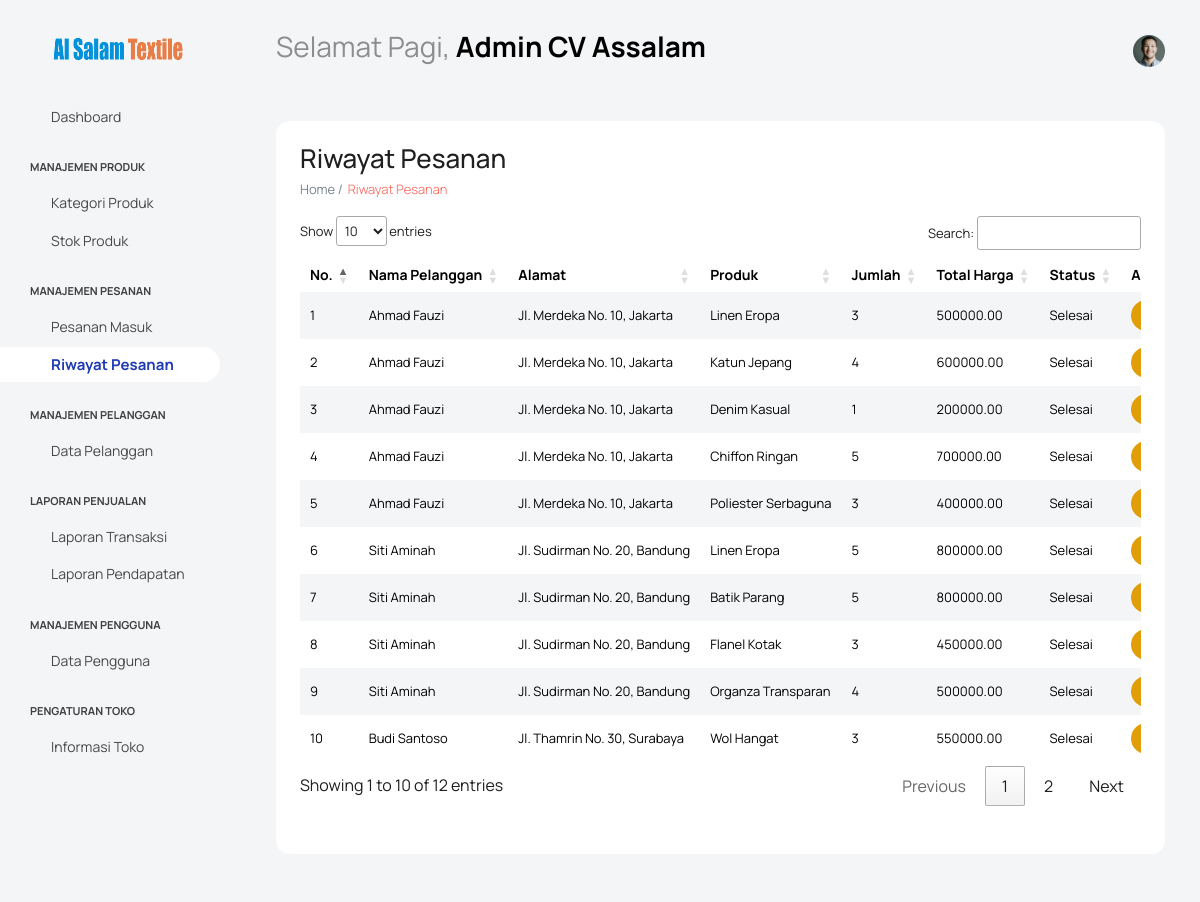
Screenshot of /index.php?page=riwayat-pesanan (signed in) with the database file from the repository.
### tables this page shows
CREATE TABLE IF NOT EXISTS `pesanan` (
  `id` int NOT NULL AUTO_INCREMENT,
  `produk_id` int NOT NULL,
  `pelanggan_id` int DEFAULT NULL,
  `jumlah` int NOT NULL,
  `tanggal_pesanan` datetime NOT NULL,
  `status` enum('masuk','diproses','dikirim','selesai') NOT NULL,
  `total_harga` decimal(10,2) NOT NULL,
  PRIMARY KEY (`id`),
  KEY `pelanggan_id` (`pelanggan_id`)
);

CREATE TABLE IF NOT EXISTS `pelanggan` (
  `id` int NOT NULL AUTO_INCREMENT,
  `nama` varchar(255) NOT NULL,
  `alamat` text,
  `telepon` varchar(20) DEFAULT NULL,
  `email` varchar(255) DEFAULT NULL,
  PRIMARY KEY (`id`)
);

CREATE TABLE IF NOT EXISTS `produk` (
  `id` int NOT NULL AUTO_INCREMENT,
  `nama_produk` varchar(255) NOT NULL,
  `kategori_id` int DEFAULT NULL,
  `harga` decimal(10,2) NOT NULL,
  `stok` int NOT NULL,
  `deskripsi` text,
  PRIMARY KEY (`id`),
  KEY `kategori_id` (`kategori_id`)
);

### src/pages/admin/riwayat-pesanan.php (the view, shortened to what this page needs)
<?php
include('src/config/koneksi.php');
$sql_pesanan = "SELECT
    pesanan.*,
    pelanggan.nama,
    pelanggan.alamat,
    produk.nama_produk
FROM
    pesanan
INNER JOIN
    pelanggan ON pesanan.pelanggan_id = pelanggan.id
INNER JOIN
    produk ON produk.id = pesanan.produk_id
WHERE
    pesanan.status = 'selesai';
";
$result_pesanan = $conn->query($sql_pesanan);
?>
<!DOCTYPE html>
<html lang="en">
<body>
    <div class="col-lg-12 grid-margin stretch-card">
        <div class="card">
            <div class="card-body">
                <h2 class="mb-2">Riwayat Pesanan</h2>
                <p class="card-description"> Home /<code>Riwayat Pesanan</code></p>
                <div class="form-group">
                    <div class="table-responsive">
                        <table id="pesananTable" class="table table-striped">
                            <thead>
                                <tr>
                                    <th>No.</th>
                                    <th>Nama Pelanggan</th>
                                    <th>Alamat</th>
                                    <th>Produk</th>
                                    <th>Jumlah</th>
                                    <th>Total Harga</th>
                                    <th>Status</th>
                                    <?php if ($_SESSION['role'] == 1) {
                                        echo '<th>Actions</th>';
                                    } ?>
                                </tr>
                            </thead>
                            <tbody>
                                <?php
                                if ($result_pesanan->num_rows > 0) {
                                    $no = 1;
                                    while ($row = $result_pesanan->fetch_assoc()) {
                                        echo "<tr>";
                                        echo "<td>" . $no++ . "</td>";
                                        echo "<td>" . $row["nama"] . "</td>";
                                        echo "<td>" . $row["alamat"] . "</td>";
                                        echo "<td>" . $row["nama_produk"] . "</td>";
                                        echo "<td>" . $row["jumlah"] . "</td>";
                                        echo "<td>" . $row["total_harga"] . "</td>";
                                        $status = $row["status"];
                                        if ($status == "masuk") {
                                            echo "<td>Masuk</td>";
                                        } elseif ($status == "diproses") {
                                            echo "<td>Diproses</td>";
                                        } elseif ($status == "dikirim") {
                                            echo "<td>Dikirim</td>";
                                        } elseif ($status == "selesai") {
                                            echo "<td>Selesai</td>";
                                        } else {
                                            echo "<td>Status tidak diketahui</td>";
                                        }
                                        if ($_SESSION['role'] == 1) {
                                            echo "<td>
                                    <button class='btn btn-warning btn-sm' onclick='updateStatus(" . json_encode($row) . ")'>Update Status</button>
                                    <button class='btn btn-danger btn-sm' onclick='deletePesanan(" . $row["id"] . ")'>Delete</button>
                                    </td>";
                                        }
                                        echo "</tr>";
                                    }
                                } else {
                                    echo "<tr><td colspan='8'>Tidak ada pesanan ditemukan</td></tr>";
                                }
                                ?>
                            </tbody>
                        </table>
                    </div>
                </div>
            </div>
        </div>
    </div>
</body>
</html>

### index.php (shortened to what this page needs)
<!DOCTYPE html>
<html lang="en">
<head>
    <link rel="stylesheet" href="https://cdnjs.cloudflare.com/ajax/libs/feather-icons/4.28.0/feather.min.css">
    <link rel="stylesheet" href="https://cdnjs.cloudflare.com/ajax/libs/MaterialDesign-Webfont/5.9.55/css/materialdesignicons.min.css">
    <link rel="stylesheet" href="https://cdnjs.cloudflare.com/ajax/libs/themify-icons/1.0.1/css/themify-icons.css">
    <link rel="stylesheet" href="https://cdnjs.cloudflare.com/ajax/libs/font-awesome/4.7.0/css/font-awesome.min.css">
    <link rel="stylesheet" href="https://cdnjs.cloudflare.com/ajax/libs/typicons/2.1.2/typicons.min.css">
    <link rel="stylesheet" href="https://cdnjs.cloudflare.com/ajax/libs/simple-line-icons/2.5.5/css/simple-line-icons.css">
    <link rel="stylesheet" href="https://cdnjs.cloudflare.com/ajax/libs/bootstrap-datepicker/1.9.0/css/bootstrap-datepicker.min.css">
    <link rel="stylesheet" href="https://cdnjs.cloudflare.com/ajax/libs/twitter-bootstrap/5.3.0/css/bootstrap.min.css">
    <link rel="stylesheet" href="https://cdn.datatables.net/1.11.5/css/jquery.dataTables.min.css">
    <link rel="stylesheet" href="https://cdn.jsdelivr.net/npm/sweetalert2@11/dist/sweetalert2.min.css">
    <link rel="stylesheet" href="src/assets/css/style.css">
</head>
<body class="with-welcome-text">
    <?php
    if (isset($_SESSION['loggedin']) && $_SESSION['loggedin'] === true) {
        if ($_SESSION['role'] == '1') {
            include('src/pages/admin/admin.php');
        } else {
            include('src/pages/manager/manager.php');
        }
    } else {
        header("Location: login.php");
        exit();
    }
    ?>
</body>
</html>

### src/pages/admin/admin.php
<body class="with-welcome-text">
  <div class="container-scroller">
    <?php include('src/templates/navbar.php') ?>
    <div class="container-fluid page-body-wrapper">
      <?php include('src/templates/sidebar.php') ?>
      <div class="main-panel">
        <div class="content-wrapper">
          <div class="row">
            <div class="col-sm-12">
              <?php include('src/pages/admin/controller/routes.php') ?>
            </div>
          </div>
        </div>
      </div>
</body>

### src/templates/navbar.php (shortened to what this page needs)
<nav class="navbar default-layout col-lg-12 col-12 p-0 fixed-top d-flex align-items-top flex-row">
    <div class="text-center navbar-brand-wrapper d-flex align-items-center justify-content-start">
        <div>
            <a class="navbar-brand brand-logo" href="index.html">
                <img src="src/assets/images/cv-assalam.png" alt="logo" />
            </a>
        </div>
    </div>
    <div class="navbar-menu-wrapper d-flex align-items-top">
        <ul class="navbar-nav">
            <li class="nav-item fw-semibold d-none d-lg-block ms-0">
                <h1 class="welcome-text"><span id="greeting"></span>, <span class="text-black fw-bold"><?= $_SESSION['nama_lengkap'] ?></span></h1>
            </li>
        </ul>
        <ul class="navbar-nav ms-auto">
            <li class="nav-item dropdown d-none d-lg-block user-dropdown">
                <a class="nav-link" id="UserDropdown" href="#" data-bs-toggle="dropdown" aria-expanded="false">
                    <img class="img-xs rounded-circle" src="src/assets/images/faces/face8.jpg" alt="Profile image"> </a>
            </li>
        </ul>
    </div>
</nav>

### src/templates/sidebar.php (shortened to what this page needs)
<?php
$page = isset($_GET['page']) ? $_GET['page'] : 'dashboard';
?>
<nav class="sidebar sidebar-offcanvas" id="sidebar">
    <ul class="nav">
        <li class="nav-item <?php echo ($page == 'dashboard') ? 'active' : ''; ?>">
            <a class="nav-link" href="?page=dashboard">
                <span class="menu-title">Dashboard</span>
            </a>
        </li>
        <li class="nav-item nav-category">Manajemen Produk</li>
        <li class="nav-item <?php echo ($page == 'kategori-produk') ? 'active' : ''; ?>">
            <a class="nav-link" href="?page=kategori-produk">
                <span class="menu-title">Kategori Produk</span>
            </a>
        </li>
        <li class="nav-item <?php echo ($page == 'stok-produk') ? 'active' : ''; ?>">
            <a class="nav-link " href="?page=stok-produk">
                <span class="menu-title">Stok Produk</span>
            </a>
        </li>
        <li class="nav-item nav-category">Manajemen Pesanan</li>
        <li class="nav-item <?php echo ($page == 'pesanan-masuk') ? 'active' : ''; ?>">
            <a class="nav-link " href="?page=pesanan-masuk">
                <span class="menu-title">Pesanan Masuk</span>
            </a>
        </li>
        <li class="nav-item <?php echo ($page == 'riwayat-pesanan') ? 'active' : ''; ?>">
            <a class="nav-link " href="?page=riwayat-pesanan">
                <span class="menu-title">Riwayat Pesanan</span>
            </a>
        </li>
        <li class="nav-item nav-category">Manajemen Pelanggan</li>
        <li class="nav-item <?php echo ($page == 'data-pelanggan') ? 'active' : ''; ?>">
            <a class="nav-link " href="?page=data-pelanggan">
                <span class="menu-title">Data Pelanggan</span>
            </a>
        </li>
        <li class="nav-item nav-category">Laporan Penjualan</li>
        <li class="nav-item  <?php echo ($page == 'laporan-transaksi') ? 'active' : ''; ?>">
            <a class="nav-link" href="?page=laporan-transaksi">
                <span class="menu-title">Laporan Transaksi</span>
            </a>
        </li>
        <li class="nav-item  <?php echo ($page == 'laporan-pendapatan') ? 'active' : ''; ?>">
            <a class="nav-link" href="?page=laporan-pendapatan">
                <span class="menu-title">Laporan Pendapatan</span>
            </a>
        </li>
        <li class="nav-item nav-category">Manajemen Pengguna</li>
        <li class="nav-item <?php echo ($page == 'data-pengguna') ? 'active' : ''; ?>">
            <a class="nav-link" href="?page=data-pengguna">
                <span class="menu-title">Data Pengguna</span>
            </a>
        </li>
        <li class="nav-item nav-category">Pengaturan Toko</li>
        <li class="nav-item <?php echo ($page == 'informasi-toko') ? 'active' : ''; ?>">
            <a class="nav-link" href="?page=informasi-toko">
                <span class="menu-title">Informasi Toko</span>
            </a>
        </li>
    </ul>
</nav>

### src/pages/admin/controller/routes.php
<?php
$params = isset($_GET['page']) ? $_GET['page'] : 'dashboard';
$routes = [
    'login' => 'login.php',
    'dashboard' => 'src/pages/admin/dashboard.php',
    'kategori-produk' => 'src/pages/admin/kategori-produk.php',
    'stok-produk' => 'src/pages/admin/stok-produk.php',
    'pesanan-masuk' => 'src/pages/admin/pesanan-masuk.php',
    'data-pelanggan' => 'src/pages/admin/data-pelanggan.php',
    'data-supplier' => 'src/pages/admin/data-supplier.php',
    'data-pengguna' => 'src/pages/admin/data-pengguna.php',
    'laporan-transaksi' => 'src/pages/admin/laporan-transaksi.php',
    'laporan-pendapatan' => 'src/pages/admin/laporan-pendapatan.php',
    'laporan-pendapatan' => 'src/pages/admin/laporan-pendapatan.php',
    'informasi-toko' => 'src/pages/admin/informasi-toko.php',
    'chat-help-desk' => 'src/pages/admin/chat-help-desk.php',
    'riwayat-pesanan' => 'src/pages/admin/riwayat-pesanan.php',
];
if (isset($routes[$params])) {
    $page = $routes[$params];
    include_once($page);
} else {
    echo "<script>window.location.href = 'src/pages/error-404.html'</script>";
    exit();
}

### index.php (style rules this page uses)
table.dataTable thead th, table.dataTable thead td { border-bottom: none !important; }
table.dataTable.no-footer { border-bottom: none !important; }
table.dataTable tbody th, table.dataTable tbody td { border-top: none !important; }
table.dataTable { border-collapse: collapse; }
table.dataTable td, table.dataTable th { border: none !important; }

### rows the page displays
pesanan: pelanggan.nama "Ahmad Fauzi", pelanggan.alamat "Jl. Merdeka No. 10, Jakarta", produk.nama_produk "Linen Eropa", jumlah "3", total_harga "500000.00", status "Selesai"
pesanan: pelanggan.nama "Ahmad Fauzi", pelanggan.alamat "Jl. Merdeka No. 10, Jakarta", produk.nama_produk "Katun Jepang", jumlah "4", total_harga "600000.00", status "Selesai"
pesanan: pelanggan.nama "Ahmad Fauzi", pelanggan.alamat "Jl. Merdeka No. 10, Jakarta", produk.nama_produk "Denim Kasual", jumlah "1", total_harga "200000.00", status "Selesai"
pesanan: pelanggan.nama "Ahmad Fauzi", pelanggan.alamat "Jl. Merdeka No. 10, Jakarta", produk.nama_produk "Chiffon Ringan", jumlah "5", total_harga "700000.00", status "Selesai"
pesanan: pelanggan.nama "Ahmad Fauzi", pelanggan.alamat "Jl. Merdeka No. 10, Jakarta", produk.nama_produk "Poliester Serbaguna", jumlah "3", total_harga "400000.00", status "Selesai"
pesanan: pelanggan.nama "Siti Aminah", pelanggan.alamat "Jl. Sudirman No. 20, Bandung", produk.nama_produk "Linen Eropa", jumlah "5", total_harga "800000.00", status "Selesai"
pesanan: pelanggan.nama "Siti Aminah", pelanggan.alamat "Jl. Sudirman No. 20, Bandung", produk.nama_produk "Batik Parang", jumlah "5", total_harga "800000.00", status "Selesai"
pesanan: pelanggan.nama "Siti Aminah", pelanggan.alamat "Jl. Sudirman No. 20, Bandung", produk.nama_produk "Flanel Kotak", jumlah "3", total_harga "450000.00", status "Selesai"
pesanan: pelanggan.nama "Siti Aminah", pelanggan.alamat "Jl. Sudirman No. 20, Bandung", produk.nama_produk "Organza Transparan", jumlah "4", total_harga "500000.00", status "Selesai"
pesanan: pelanggan.nama "Budi Santoso", pelanggan.alamat "Jl. Thamrin No. 30, Surabaya", produk.nama_produk "Wol Hangat", jumlah "3", total_harga "550000.00", status "Selesai"

### other values shown
$_SESSION['nama_lengkap'] "Admin CV Assalam"
